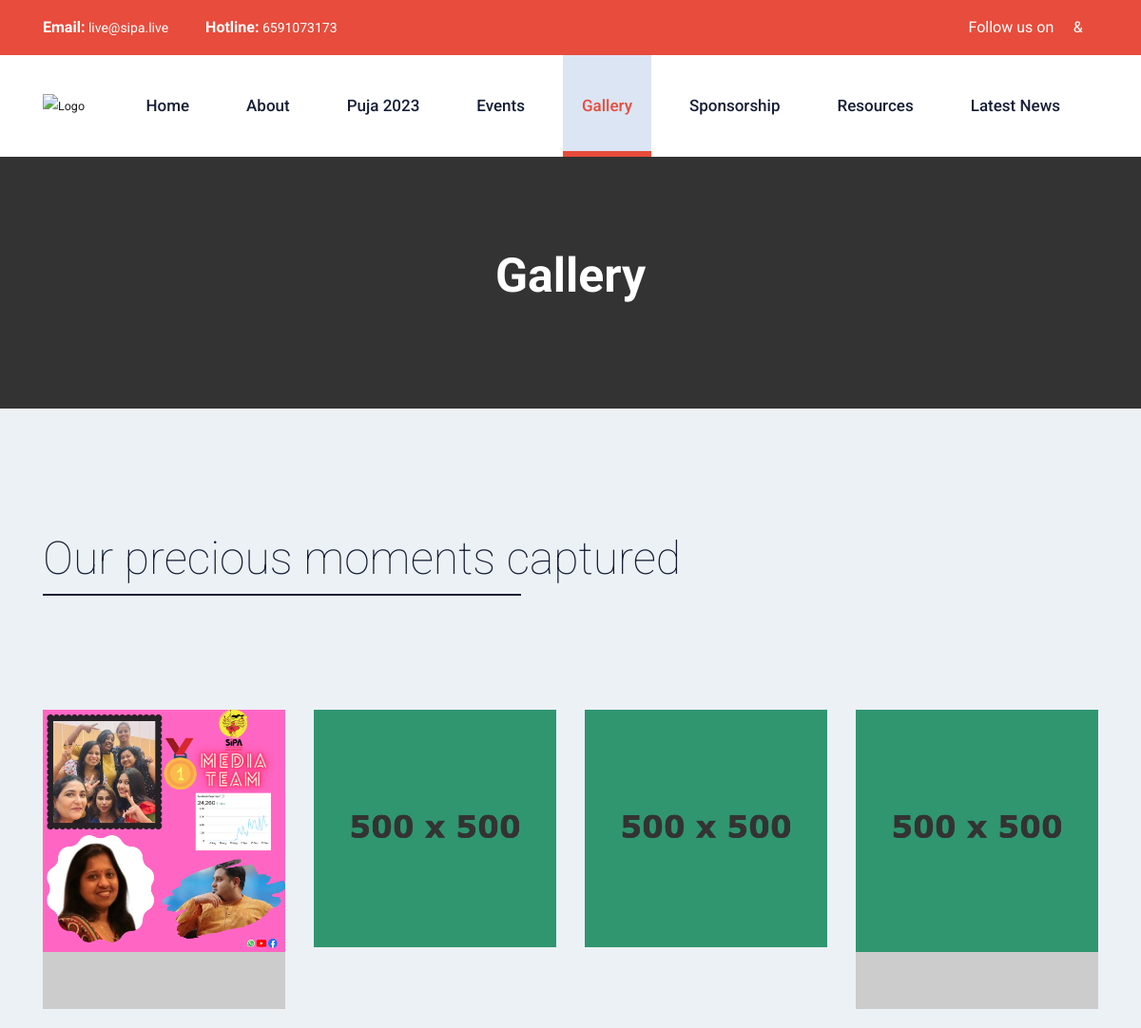
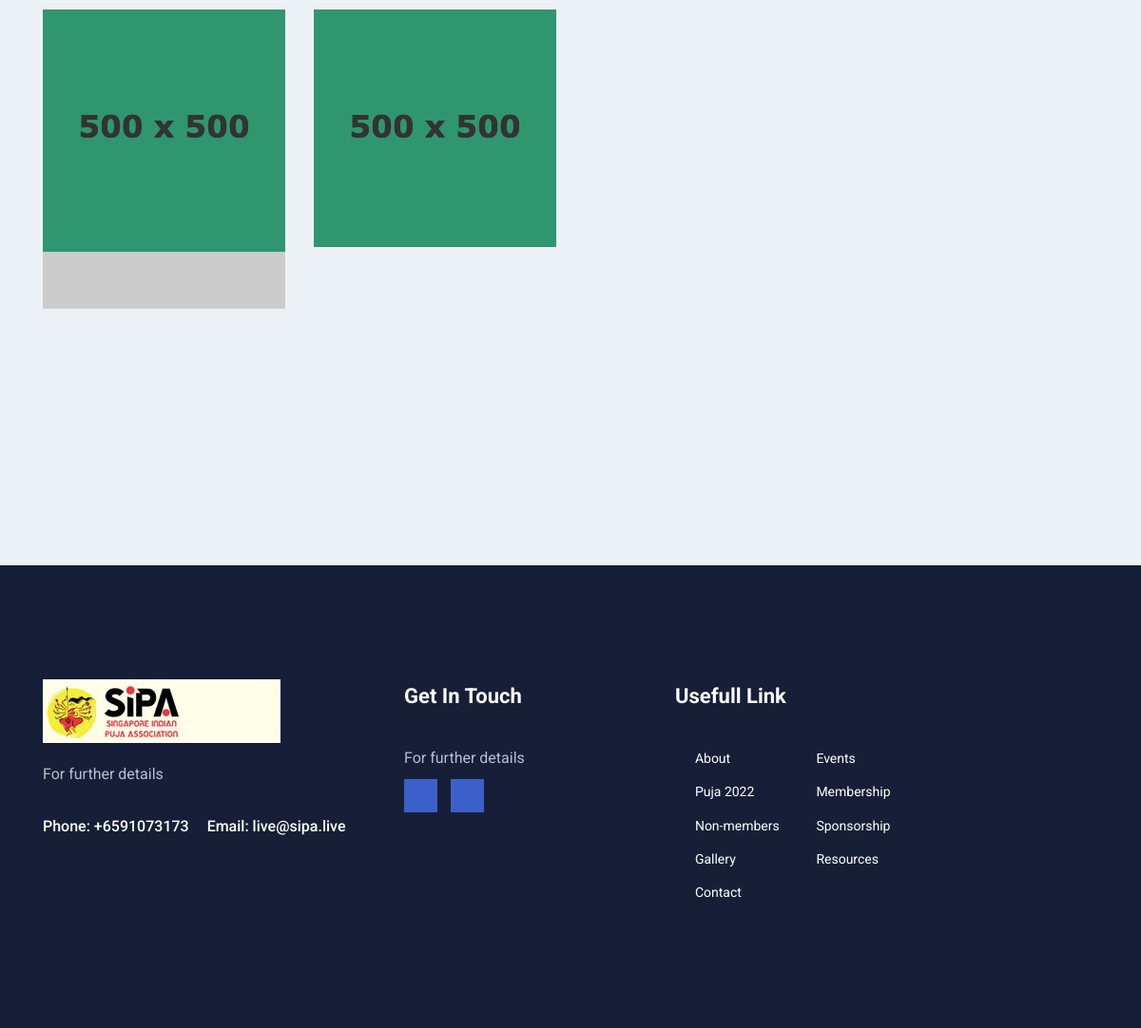
Page /gallery/ on the committed database (2 pictures, top to bottom).
### contact/models.py (models this page shows)
class Contact(models.Model):
    class Meta:
        verbose_name_plural = "Contact"
    address = models.CharField(max_length=500)
    email = models.CharField(max_length=100)
    phone = models.IntegerField()
    created_on= models.DateField(auto_now_add=True)

### home/models.py (models this page shows)
class Gallery(models.Model):
    class Meta:
        verbose_name_plural = "Gallery"
    title = models.CharField(max_length=200)
    image = models.ImageField(upload_to='gallery')
    created_on = models.DateField(auto_now_add=True)

class Footer(models.Model):
    class Meta:
        verbose_name_plural = "Footer Content"
    logo = models.ImageField(upload_to='footer')
    short_description=models.CharField(max_length=100)
    phone = models.IntegerField()
    email = models.EmailField()

### gallery/views.py (the view)
# urls.py: path('/',view=getGalleryPageDetails,name='gallery'),
def getGalleryPageDetails(request):
    footer_content = Footer.objects.first()
    contact = Contact.objects.latest('created_on')
    photos = Gallery.objects.all()
    return render(request, 'gallery.html',{'footer':footer_content,'photos':photos,'contact':contact,})

### templates/gallery.html (shortened to what this page needs)
{%load static%}
{%include './home/preloader.html'%}
<body>
    {%include './home/header.html'%}
<section id="page-title-area">
    <div class="container">
        <div class="row">
            <div class="col-lg-8 m-auto text-center">
                <div class="page-title-content">
                    <h1 class="h2">Gallery</h1>
                </div>
            </div>
        </div>
    </div>
</section>
    <section id="page-content-wrap">
        <div class="gallery-page-wrap section-padding">
            <div class="container">
                <div class="row">
                    <div class="col-lg-12">
                        <div class="full-album-content">
                            <div class="single-album-wraper">
                                <div class="album-heading">
                                    <h2><a href="single-album.html">Our precious moments captured</a></h2>
                                </div>
                                <div class="album-gallery-item">
                                    <div class="row gallery-gird">
                                        {% for photo in photos %}
                                        <div class="col-lg-3 col-sm-6 recent event">
                                          <div class="single-gallery-item gallery-bg-1" >
                                            <img src="{%get_media_prefix%}{{photo.image}}" style="max-width:100% !important"/>
                                          </div>
                                        </div>
                                        {%endfor%}
</div>
                                </div>
                            </div>
                        </div>
                    </div>
                </div>
            </div>
        </div>
    </section>
    {%include './home/footer.html' %}
</body>
</html>

### templates/home/header.html (shortened to what this page needs)
{%load static%}
<header id="header-area">
  <div class="preheader-area" style="background-color:#e74c3c;">
    <div class="container">
      <div class="row">
        <div class="col-lg-6 col-sm-7 col-7">
          <div class="preheader-left" >
            <a href="mailto:sipa@gmail.com"
              ><strong>Email:</strong> {{contact.email}}</a
            >
            <a href="mailto:sipa@construc.com"
              ><strong>Hotline:</strong> {{contact.phone}}</a
            >
          </div>
        </div>
        <div class="col-lg-6 col-sm-5 col-5 text-right" style="text-align:center;">
          <div class="preheader-right text-right" style="margin-top:3%;">
            Follow us on      <a href="https://www.facebook.com/Sipaisgreat"><i class="fa fa-facebook" style="color:white"></i>
              </a>  &
            <a href="https://www.youtube.com/channel/UCXb5lH7fL-z982-dOPKr35A"
                  ><i class="fa fa-youtube" style="color:white"></i></a>
          </div>
      </div>
      </div>
    </div>
  </div>
  <div class="header-bottom-area" id="fixheader">
    <div class="container">
      <div class="row">
        <div class="col-lg-12">
          <nav class="main-menu navbar navbar-expand-lg navbar-light">
            <a class="navbar-brand" href="{%url "home:home"%}">
              <img
                src="{%static 'assets/img/sipa-logo.png' %}"
                alt="Logo"
                style="height: 6rem; width: 4rem"
              />
            </a>
            <div class="collapse navbar-collapse" id="menucontent">
              <ul class="navbar-nav ml-auto">
                <li class="nav-item {% if request.resolver_match.url_name == 'home' %}active{% endif %}">
                  <a class="nav-link" href="{%url "home:home"%}">Home</a>
                </li>
                <li class="nav-item {% if request.resolver_match.url_name == 'about' %}active{% endif %}">
                  <a class="nav-link" href="{%url "about:about"%}">About</a>
                </li>
                <li class="nav-item {% if request.resolver_match.url_name == 'puja2022' %}active{% endif %}">
                  <a class="nav-link" href="{%url "puja2022:puja2022"%}">Puja 2023</a>
                </li>
                <li class="nav-item {% if request.resolver_match.url_name == 'events' %}active{% endif %}">
                  <a class="nav-link" href="{%url "events:events"%}">Events</a>
                </li>
                <li class="nav-item {% if request.resolver_match.url_name == 'gallery' %}active{% endif %}">
                  <a class="nav-link" href="{%url "gallery:gallery"%}">Gallery</a>
                </li>
                <li class="nav-item {% if request.resolver_match.url_name == 'sponsorship' %}active{% endif %}">
                  <a class="nav-link" href="{%url "sponsorship:sponsorship"%}">Sponsorship</a>
                </li>
                <li class="nav-item {% if request.resolver_match.url_name == 'resources' %}active{% endif %}">
                  <a class="nav-link" href="{%url "resources:resources"%}">Resources</a>
                </li>
                <li class="nav-item {% if request.resolver_match.url_name == 'latest-news' %}active{% endif %}">
                  <a class="nav-link" href="{%url "home:latest-news"%}">Latest News</a>
                </li>
              </ul>
            </div>
          </nav>
        </div>
      </div>
    </div>
  </div>
</header>

### templates/home/footer.html (shortened to what this page needs)
{%load static%}
<footer id="footer-area">
  <div class="footer-widget section-padding">
    <div class="container">
      <div class="row">
        <div class="col-lg-4 col-sm-6">
          <div class="single-widget-wrap">
            <div class="widgei-body">
              <div class="footer-about">
                <img
                  src="{%get_media_prefix%}{{footer.logo}}"
                  alt="Logo"
                  class="img-fluid"
                />
                <p>
                 {{footer.short_description}}
                </p>
                <a href="#">Phone: +{{footer.phone}}</a>
                <a href="#">Email: {{footer.email}}</a>
              </div>
            </div>
          </div>
        </div>
        <div class="col-lg-3 col-sm-6">
          <div class="single-widget-wrap">
            <h4 class="widget-title">Get In Touch</h4>
            <div class="widgei-body">
              <p>
                {{footer.short_description}}
              </p>
              <div class="footer-social-icons">
                <a href="https://www.facebook.com/Sipaisgreat" target="_blank"><i class="fa fa-facebook"></i></a>
                <a href="https://www.youtube.com/channel/UCXb5lH7fL-z982-dOPKr35A" target="_blank"><i class="fa fa-youtube"></i></a>
              </div>
            </div>
          </div>
        </div>
        <div class="col-lg-3 col-sm-6">
          <div class="single-widget-wrap">
            <h4 class="widget-title">Usefull Link</h4>
            <div class="widgei-body">
              <ul class="double-list footer-list clearfix">
                <li><a href="#">About</a></li>
                <li><a href="#">Events</a></li>
                <li><a href="#">Puja 2022</a></li>
                <li><a href="#">Membership</a></li>
                <li><a href="#">Non-members</a></li>
                <li><a href="#">Sponsorship</a></li>
                <li><a href="#">Gallery</a></li>
                <li><a href="#">Resources</a></li>
                <li><a href="#">Contact</a></li>
              </ul>
            </div>
          </div>
        </div>
      </div>
    </div>
  </div>
</footer>

### rows in the picture
Contact: email "live@sipa.live", phone "6591073173"
Gallery: image (picture)
Gallery: image (picture)
Gallery: image (picture)
Gallery: image (picture)
Gallery: image (picture)
Gallery: image (picture)
Footer: logo (picture), short_description "For further details", phone "6591073173", email "live@sipa.live"
